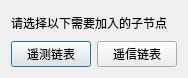
<?xml version="1.0" encoding="UTF-8"?>
<ui version="4.0">
 <class>Server_CheckForm</class>
 <widget class="QDialog" name="Server_CheckForm">
  <property name="geometry">
   <rect>
    <x>0</x>
    <y>0</y>
    <width>186</width>
    <height>78</height>
   </rect>
  </property>
  <property name="windowTitle">
   <string>Dialog</string>
  </property>
  <layout class="QGridLayout" name="gridLayout">
   <item row="0" column="0">
    <widget class="QLabel" name="label">
     <property name="text">
      <string>请选择以下需要加入的子节点</string>
     </property>
    </widget>
   </item>
   <item row="1" column="0">
    <layout class="QHBoxLayout" name="horizontalLayout">
     <item>
      <widget class="QPushButton" name="btn_telemetryList">
       <property name="text">
        <string>遥测链表</string>
       </property>
      </widget>
     </item>
     <item>
      <widget class="QPushButton" name="btn_telesignaList">
       <property name="text">
        <string>遥信链表</string>
       </property>
      </widget>
     </item>
    </layout>
   </item>
  </layout>
 </widget>
 <resources/>
 <connections/>
</ui>
